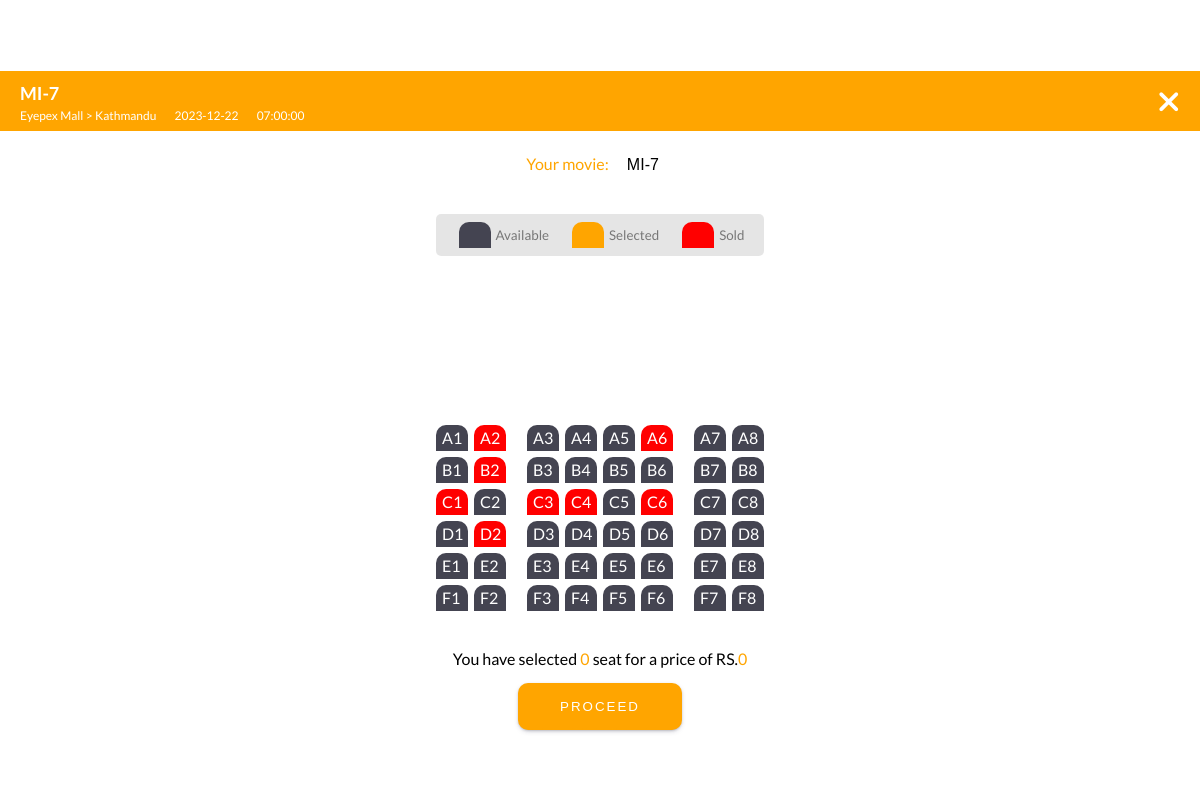
The page /booking.php?id=1&screen_id=1 (signed in) on the database its author committed.
### tables this page shows
CREATE TABLE `showtime` (
  `showtime_id` int(10) NOT NULL,
  `screen_id` int(10) NOT NULL,
  `theater_id` int(11) NOT NULL,
  `movie_id` int(10) NOT NULL,
  `start_time` time NOT NULL,
  `status` varchar(50) NOT NULL,
  `date` date NOT NULL,
  `ticket_price` bigint(11) NOT NULL
);

CREATE TABLE `movietable` (
  `movie_id` int(10) NOT NULL COMMENT 'ID',
  `movieimg` longblob NOT NULL,
  `movieTitle` varchar(100) NOT NULL COMMENT 'Title',
  `movieGenre` varchar(100) NOT NULL COMMENT 'Genre',
  `movieDuration` varchar(50) NOT NULL COMMENT 'Duration',
  `movieRelDate` date NOT NULL COMMENT 'Release Date',
  `movieDirector` varchar(100) NOT NULL COMMENT 'Director',
  `movieActors` varchar(200) NOT NULL COMMENT 'Actors',
  `iframe` varchar(250) NOT NULL,
  `description` varchar(250) NOT NULL,
  `rating` float NOT NULL COMMENT 'rating'
);

CREATE TABLE `theater` (
  `theater_id` int(10) NOT NULL,
  `name` varchar(50) NOT NULL,
  `location` varchar(50) NOT NULL
);

### booking.php (the view, shortened to what this page needs)
<?php
if (isset($_GET['id']) && isset($_GET['screen_id'])) {
    $movieId = $_GET['id'];
    $screenId = $_GET['screen_id'];
    include "connect.php";
    $sqlMovie = "SELECT m.movieTitle, t.name AS theater_name, t.location AS theater_location, s.date AS showtime_date, s.start_time AS showtime_start_time, s.ticket_price
    FROM movietable m
    JOIN showtime s ON m.movie_id = s.movie_id
    JOIN screen sc ON s.screen_id = sc.screen_id
    JOIN theater t ON sc.theater_id = t.theater_id
    WHERE m.movie_id =$movieId";
    if ($resultShowtime = mysqli_query($con, $sqlMovie)) {
        if ($resultShowtime->num_rows > 0) {
            $rowShowtime = $resultShowtime->fetch_assoc();
            $movieTitle = $rowShowtime['movieTitle'];
            $theaterName = $rowShowtime['theater_name'];
            $theaterLocation = $rowShowtime['theater_location'];
            $showtimeDate = $rowShowtime['showtime_date'];
            $showtimeStartTime = $rowShowtime['showtime_start_time'];
            $ticketPrice = $rowShowtime['ticket_price'];
        } else {
            echo '<h4 class="no-annot">Movie not found</h4>';
        }
    } else {
        echo "ERROR: Couldn't execute the query: " . mysqli_error($con);
    }
    $fetch_seat_query="SELECT seat_no, is_booked FROM seat WHERE screen_id = $screenId";
    $fetch_seat_query_result=mysqli_query($con,$fetch_seat_query);
    $seat_status=array();
    if($fetch_seat_query_result)
    {
        while($row=mysqli_fetch_assoc($fetch_seat_query_result))
        {
            $seat_status[]=$row["is_booked"];
        }
    }
}
?>
<!DOCTYPE html>
<html lang="en">
  <head>
    <link rel="stylesheet" href="css/booking.css" />
  </head>
  <body>
      <video autoplay loop muted plays-inline class="back-video">
        <source src="img/vid.mp4" type="video/mp4">
      </video>
    <div class="main">
        <div class="booking-overlay bookingwrap is-visible" >
            <div id="main-booking" class="bookingwrap is-visible">
                <div id="seatPrice-wrap" class="booking-left-panel">
                    <div class="booking-details">
                        <h3 class="movieName"><?php echo $movieTitle; ?></h3>
                        <span class="booking-audi"><?php echo $theaterName."&nbsp&gt&nbsp".$theaterLocation; ?></span>
                        <span class="booking-date"><?php echo $showtimeDate; ?></span>
                        <span class="booking-time"><?php echo $showtimeStartTime; ?></span>
                    </div>
                    <a href="movieinfo.php" class="close-menu"><i class="fa-solid fa-xmark"></i></a>
                </div>
            </div>
        </div>
        <div class="movie-container">
          <label> Your movie:</label>
          <select id="movie">
            <option value="<?php echo $ticketPrice; ?>"><?php echo $movieTitle; ?></option>
          </select>
        </div>
        <ul class="showcase">
          <li>
            <div class="seat"></div>
            <small>Available</small>
          </li>
          <li>
            <div class="seat selected"></div>
            <small>Selected</small>
          </li>
          <li>
            <div class="seat sold"></div>
            <small>Sold</small>
          </li>
        </ul>
        <div class="container">
          <div class="screen"></div>
            <?php
                for ($row = 'A'; $row <= 'F'; $row++) {
                    echo "<div class='row'>";
                    for ($i = 1; $i <= 8; $i++) {
                        $seatNumber = $row . $i;
                        $seatId = (ord($row) - ord('A')) * 8 + $i - 1;
                        $seatClass = $seat_status[$seatId] == "1" ? 'seat sold' : 'seat';
                        echo "<div id='$seatId' class='$seatClass'>$seatNumber</div>";
                    }
                    echo "</div>";
                }
            ?>
        </div>
        <p class="text">
          You have selected <span id="count">0</span> seat for a price of RS.<span
            id="total"
            >0</span
          >
        </p>
        <form action="bookingConfirm.php" method="post">
          <button type="submit" class="btn">Proceed</button>
        </form>
    </div>
  </body>
</html>

### css/booking.css (style rules this page uses)
* { box-sizing: border-box; }
body { margin:0; background-color: transparent; color: transparent; }
.back-video { position: fixed; top: 50%; left: 50%; min-width: 100%; min-height: 100%; width: auto; height: auto; z-index: -1000; transform: translateX(-50%) translateY(-50%); }
.booking-overlay.is-visible { position: relative; height: auto; width: 100%; background: rgba(255, 255, 255, 0.1); backdrop-filter: blur(10px); bottom: 0; right: 0; left: 0px; align-items: center; z-index: 9999; overflow: hidden; }
#main-booking.is-visible, #main-trailer.is-visible { box-shadow: 0 0 5px rgba(0, 0, 0, 0.4); transform: translateY(0px); height: inherit; margin: 0 auto; position: relative; display: flex; flex-direction: column; }
#main-booking, #main-trailer { overflow: auto; }
#main-booking, #main-trailer { backface-visibility: hidden; background: #1b1b1b none repeat scroll 0 0; left: 0; position: fixed; top: 0; transform: translateY(-310%); transition-duration: 0.5s; transition-property: transform; width: 100vw; z-index: 9999; }
.booking-left-panel { align-items: center; display: flex; justify-content: space-between; padding: 8px 20px; position: sticky; top: 0; background: orange; }
.close-menu i { color: #fff; margin: 3px 0 0 0; font-size: 30px; width: 100%; }
.booking-details { padding-right: 40px; }
.booking-details h3 { color: #fff; margin: 3px 0 0 0; font-size: 18px; width: 100%; }
.booking-details span { color: #fff; margin-right: 15px; font-size: 12px; }
.main { width: 100%; height: 100vh; background: rgba(255, 255, 255, 0.1); backdrop-filter: blur(10px); color: orange; display: flex; flex-direction: column; align-items: center; justify-content: center; font-family: "Lato", sans-serif; margin: 0; border-radius: 5px; z-index: 1; }
.movie-container { margin: 20px 0; }
.movie-container select { background-color: #fff; border: 0; border-radius: 5px; font-size: 16px; margin-left: 0; padding: 5px 15px 5px 15px; -moz-appearance: none; -webkit-appearance: none; appearance: none; }
.container { perspective: 1000px; margin-bottom: 30px; }
.seat { color: #fff; background-color: #444451; height: 26px; width: 32px; margin: 3px; padding: 3px 6px; font-size: 16px; border-top-left-radius: 10px; border-top-right-radius: 10px; }
.seat.selected { background-color: orange; color: #fff; }
.seat.sold { color: #fff; background-color: red; }
.seat:nth-of-type(2) { margin-right: 18px; }
.seat:nth-last-of-type(2) { margin-left: 18px; }
.showcase { background: rgba(0, 0, 0, 0.1); padding: 5px 10px; border-radius: 5px; color: #777; list-style-type: none; display: flex; justify-content: space-between; }
.showcase li { display: flex; align-items: center; justify-content: center; margin: 0 10px; }
.showcase li small { margin-left: 2px; }
.row { display: flex; }
.screen { background-color: #fff; height: 120px; width: 100%; margin: 15px 0; transform: rotateX(-48deg); box-shadow: 0 3px 10px rgba(255, 255, 255, 0.7); }
p.text { color: black; margin: 5px 0; }
p.text span { color: orange; }
.btn { background-color: orange; margin-top: 10px; padding: 14px 40px; color: #fff; text-transform: uppercase; letter-spacing: 2px; cursor: pointer; border-radius: 10px; border: 2px dashed orange; box-shadow: rgba(50, 50, 93, 0.25) 0px 2px 5px -1px, rgba(0, 0, 0, 0.3) 0px 1px 3px -1px; transition: .4s; }

### rows shown on the page
showtime: movie.movieTitle "MI-7", theater.name "Eyepex Mall", theater.location "Kathmandu", date "2023-12-22", start_time "07:00:00"

### other values the page prints
$seatNumber "A1"
$seatNumber "A2"
$seatNumber "A3"
$seatNumber "A4"
$seatNumber "A5"
$seatNumber "A6"
$seatNumber "A7"
$seatNumber "A8"
$seatNumber "B1"
$seatNumber "B2"
$seatNumber "B3"
$seatNumber "B4"
$seatNumber "B5"
$seatNumber "B6"
$seatNumber "B7"
